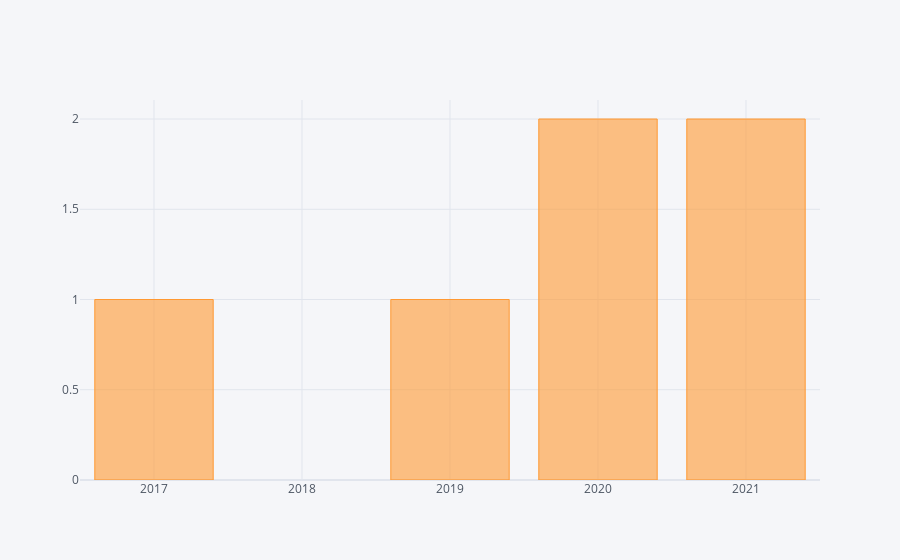

Notebook code cell kept with this figure:
### Code cell
df2.iplot(kind = 'bar')

### Figure 1 — Plotly figure (JSON) as saved in the notebook; plotly's stock layout.template omitted (floating-point values rounded to 4 significant figures)
{"data": [{"marker": {"color": "rgba(255, 153, 51, 0.6)", "line": {"color": "rgba(255, 153, 51, 1.0)", "width": 1}}, "name": "Grade", "orientation": "v", "text": "", "type": "bar", "x": ["2017", "2019", "2020", "2021"], "y": [1, 1, 2, 2]}], "layout": {"legend": {"bgcolor": "#F5F6F9", "font": {"color": "#4D5663"}}, "paper_bgcolor": "#F5F6F9", "plot_bgcolor": "#F5F6F9", "title": {"font": {"color": "#4D5663"}}, "xaxis": {"gridcolor": "#E1E5ED", "showgrid": true, "tickfont": {"color": "#4D5663"}, "title": {"font": {"color": "#4D5663"}, "text": ""}, "zerolinecolor": "#E1E5ED"}, "yaxis": {"gridcolor": "#E1E5ED", "showgrid": true, "tickfont": {"color": "#4D5663"}, "title": {"font": {"color": "#4D5663"}, "text": ""}, "zerolinecolor": "#E1E5ED"}}}
